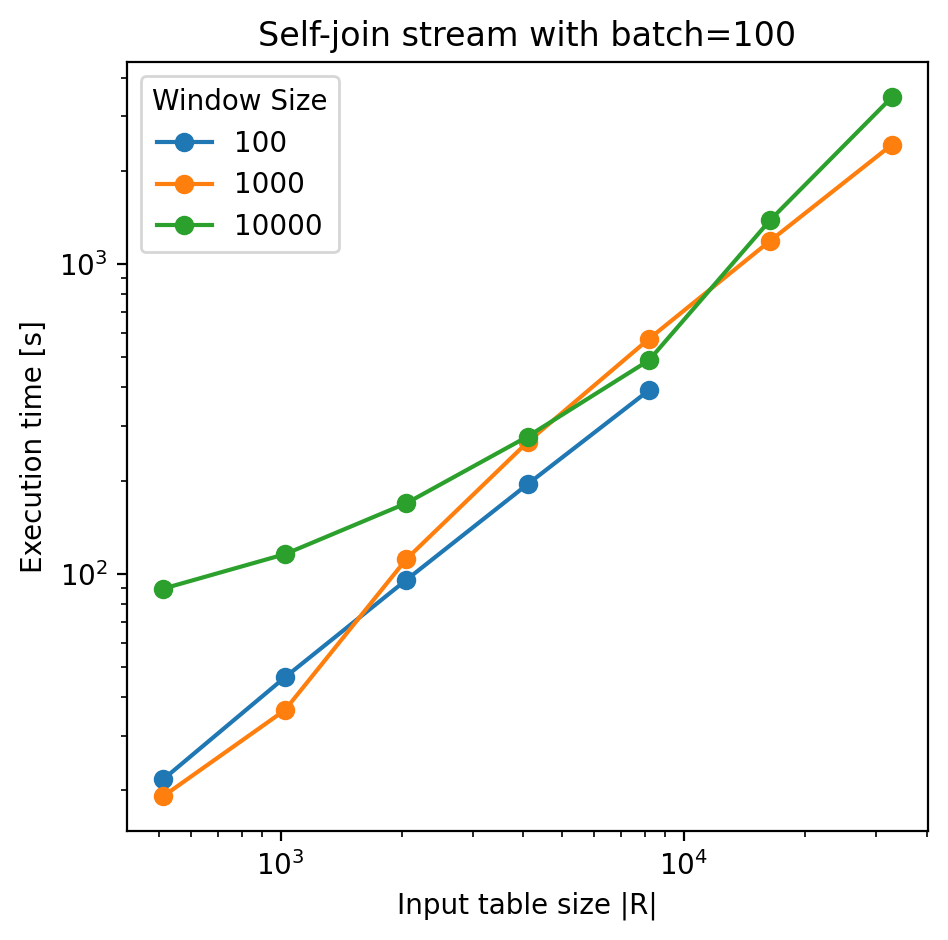

Write Python code to recreate this figure.
#!/usr/bin/python3
import os
import statistics
import subprocess

import numpy as np
import pandas as pd
from matplotlib import pyplot as plt

import commons

import yaml

filename = os.path.basename(__file__)[:-3]
res_file = 'results/' + filename + '.csv'
img_file = 'results/'  + filename + '.png'
batch_size = 0


def join(algorithm, size, batch, window, repetitions):
    print('Run self-join stream ' + str(algorithm) + ' with datasetSize=' + str(size) + ', batch=' + str(batch) +
          ', windowSize=' + str(window) + ' ' + str(repetitions) + ' times')
    joinTimes = []

    for i in range(repetitions):
        command = './app --alg ' + algorithm + ' -r ' + str(size) + ' -s ' + str(size) + ' --batch ' + str(batch) + \
                  ' --windowR ' + str(window) + ' --windowS ' + str(window)
        # stdout = ''
        try:
            stdout = subprocess.check_output(command, cwd='../', shell=True, stderr=subprocess.DEVNULL) \
                .decode('utf-8')
        except subprocess.CalledProcessError as e:
            print ("App error:\n", e.output)
            print (e.stdout)
            exit()
        print(stdout)
        for line in stdout.splitlines():
            if 'joinTotalTime' in line:
                time = int(commons.escape_ansi(line.split(": ", 1)[1]))
                joinTimes.append(time)

    joinTime = statistics.median(joinTimes)
    result = algorithm + ',' + str(size) + ',' + str(batch) + ',' + str(window) + ',' + str(window) + ',' + str(joinTime)
    print('Join results: ' + result)
    f = open(res_file, 'a')
    f.write(result + '\n')
    f.close()

def plot():
    data = pd.read_csv(res_file)
    fig = plt.figure(figsize=(5,5))
    windows = data['windowR'].unique()

    for window in windows:
        df = data[data['windowR'] == window]
        sizes = df['sizeRelation']
        times = df['joinTotalTime'] / 1000000
        plt.plot(sizes, times, label=window, marker='o')

    plt.title('Self-join stream with batch=' + str(batch_size))
    plt.xlabel('Input table size |R|')
    plt.ylabel('Execution time [s]')
    plt.xscale('log')
    plt.yscale('log')
    plt.legend(title="Window Size")
    # commons.draw_horizontal_lines(plt, [3600*12])
    # plt.text(1000, 3600*13,'12h')

    commons.savefig(img_file)


if __name__ == '__main__':

    with open('../config.yaml', 'r') as file:
        config = yaml.safe_load(file)

    algorithm = 'SHJ_Graphos'
    sizes = 512 * (2 ** np.arange(3))
    batch = 100
    batch_size = batch
    windows = [100, 1000, 10000]

    if config['experiment']:
        if config['compile']:
            commons.remove_file(res_file)
            commons.init_file(res_file, "algorithm,sizeRelation,batchSize,windowR,windowS,joinTotalTime\n")
            commons.compile_app()
        for window in windows:
            for size in sizes:
                join(algorithm, size, batch, window, config['repetitions'])

    if config['plot']:
        plot()
